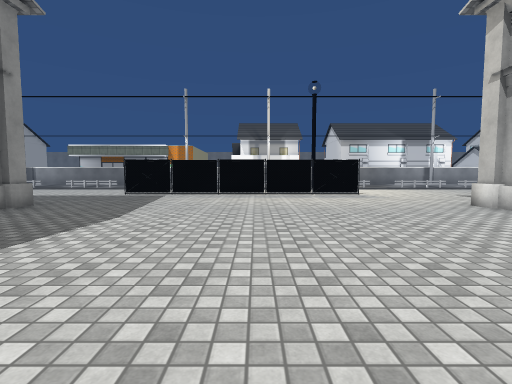
view 1 (above)

21 first-person views from a walk through a scene from a Unity 3-D project. The camera is 1.3 m above the floor, tilts 4° down and sees 85° across. The floor is counted in squares, 2 m on a side. Each view is taken from the middle of a square. On the plan, view 1 faces up. The plan holds only what a view shows up to about 9 squares ahead; the rest is blank. The place goes on beyond the plan. The player character is not drawn. Some surface patterns are stand-ins.

view 2
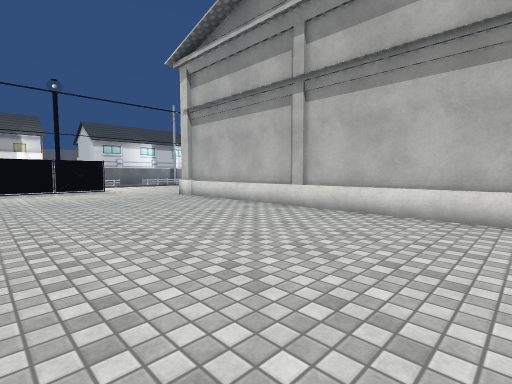

view 3
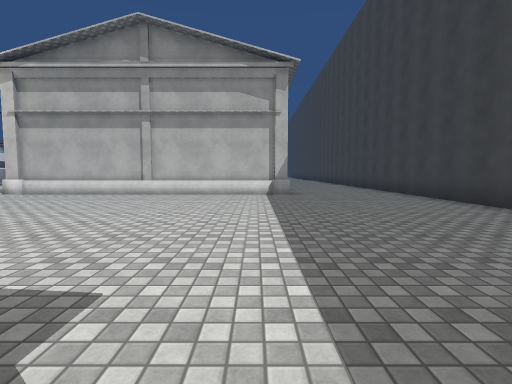

view 4
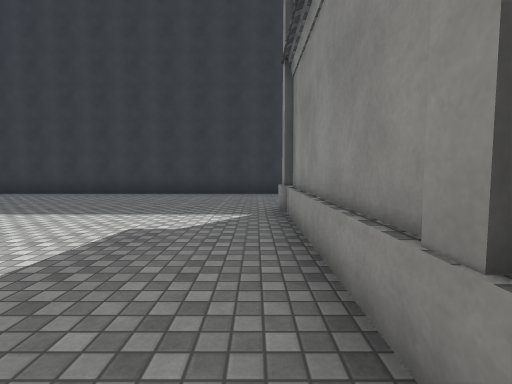

view 5
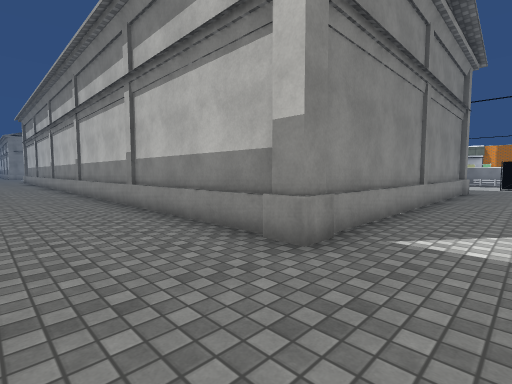

view 6
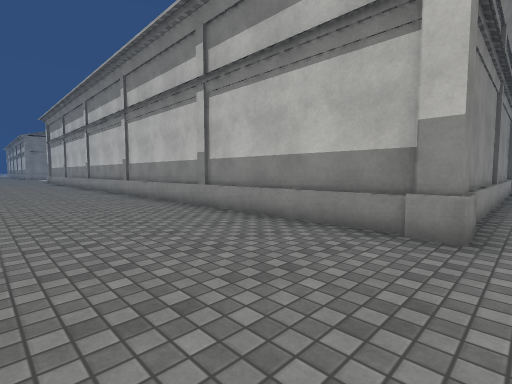

view 7
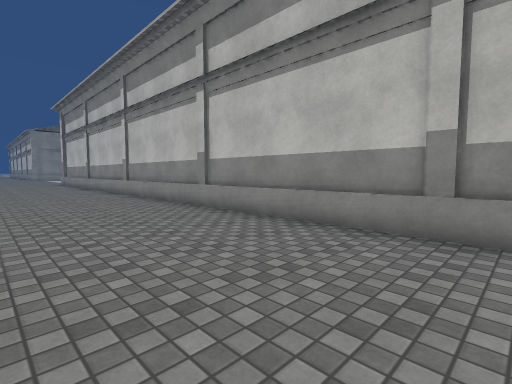

view 8
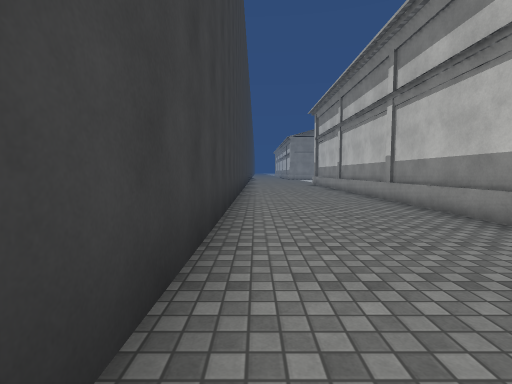

view 9
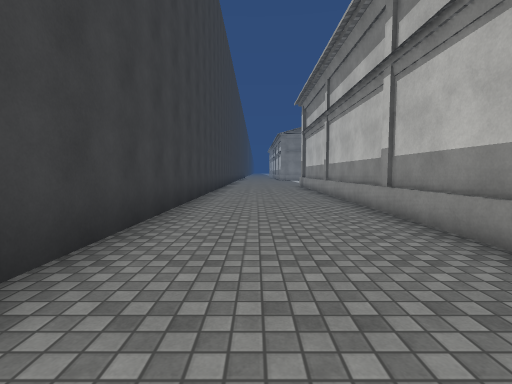

view 10
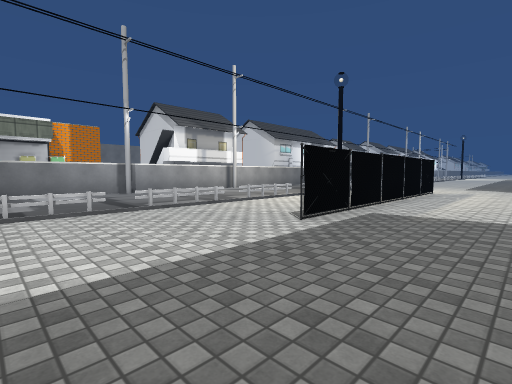

view 11
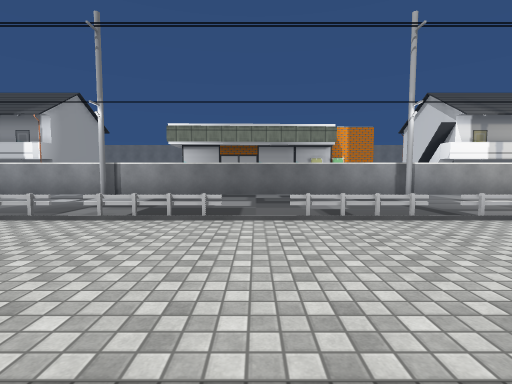

view 12
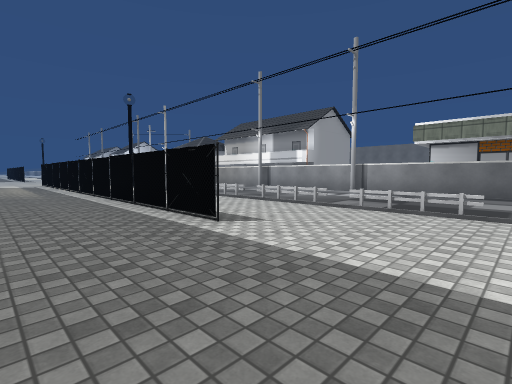

view 13
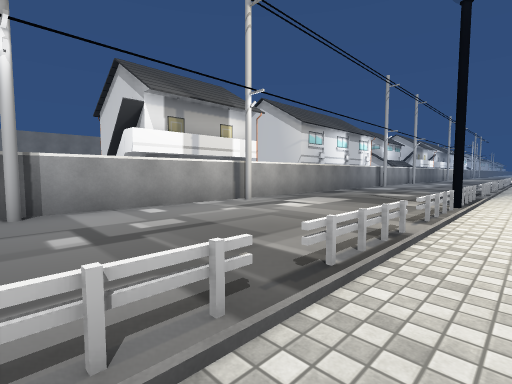

view 14
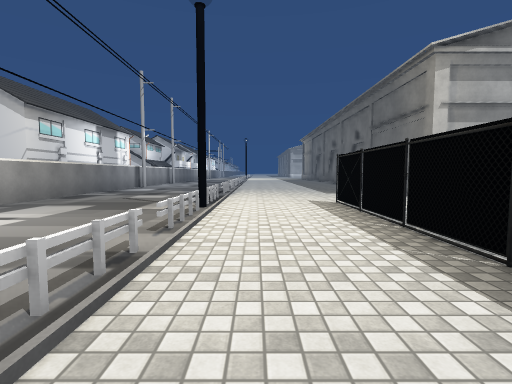

view 15
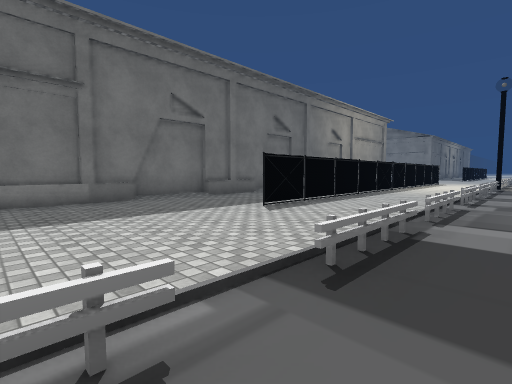

view 16
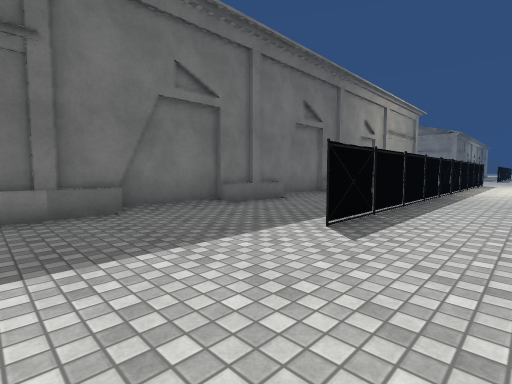

view 17
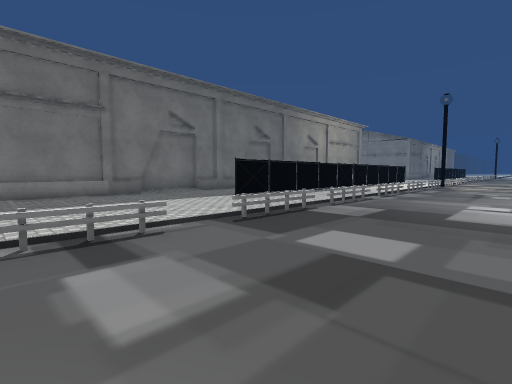

view 18
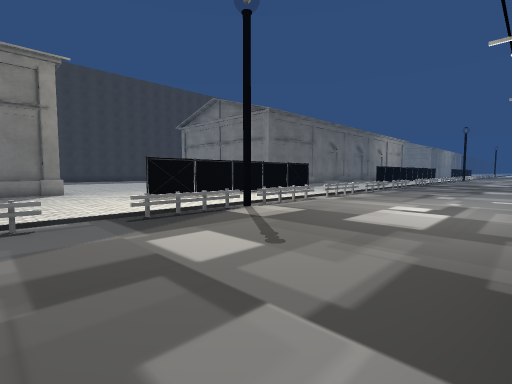

view 19
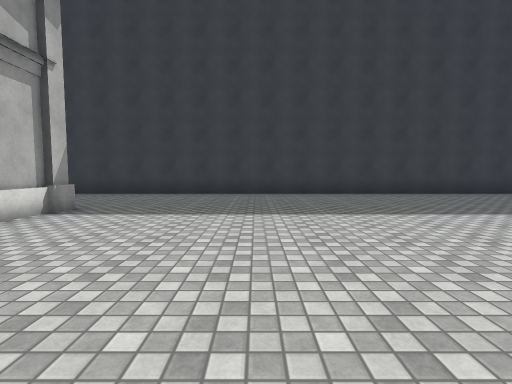

view 20
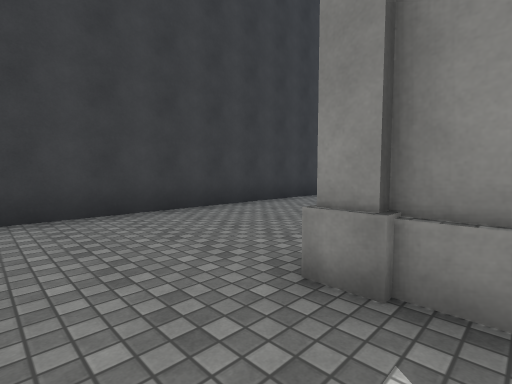

view 21
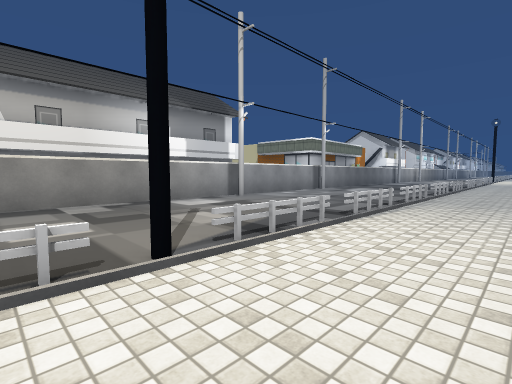

### Floor plan
Points are (right, up) in squares from view 1. A wall is a line through its corners. A room is listed if a view was taken in it or the views show most of it. See-through windows are left out.
Room 1 (views 1, 2, 3, 4, 5, 6, 7, 8, 9, 19, 20)
walls: (-4.5, -2.8) (-20.9, -2.8); (-4.5, 5.5) (-4.5, -3); (4.5, -3) (4.5, 5.4); (3.1, 8.2) (-3.9, 8.2); (-21, -6.5) (6.5, -6.5)
low walls: (-4.5, -3) (-5, -3); (4.3, -3) (4.3, -2.5); (4.3, 5) (4.3, 5.4)
ways out: opening at (-4, 6.5) to room 2; opening at (3, 6.3) to room 2
Room 2 (views 10, 11, 12, 13, 14, 15, 16, 17, 18, 21)
walls: (-10.9, 8.2) (-18.1, 8.2); (-9.9, 5.4) (-6.2, 5.4); (-11.8, 5.1) (-9.6, 5.1); (-1.1, 8.2) (3.1, 8.2); (-15.1, 8.2) (-11, 8.2); (-13.9, 5.4) (-11.6, 5.4); (-15.8, 5.1) (-13.8, 5.1); (-19, 8.2) (-16.6, 8.2); (4.3, 5.4) (5.8, 5.4); (6, 15.2) (-21.8, 15.2)
ways out: opening at (-4, 6.5) to room 1; opening at (3, 6.3) to room 1
objects: other object (-22, 11); other object (-20, 11) to (-19, 11); other object (-18, 11) to (-16, 11); other object (-15, 11) to (-14, 11); other object (-13, 11) to (-11, 11); other object (-10, 11) to (-9, 11); other object (-7, 11) to (-6, 11); other object (-5, 11) to (-3, 11); other object (-2, 11) to (-1, 11); other object (0, 11) to (2, 11); other object (3, 11) to (4, 11); other object (6, 11)

Where each view was taken, in squares from view 1:
view 1: 0 up, 0 right, facing up
view 2: 2 down, 0 right, facing up-right
view 3: 2 down, 4 left, facing right
view 4: 2 up, 4 left, facing down
view 5: 5 down, 3 left, facing up-left
view 6: 6 down, 4 left, facing up-left
view 7: 6 down, 8 left, facing up-left
view 8: 6 down, 10 left, facing left
view 9: 5 down, 12 left, facing left
view 10: 6 up, 7 left, facing up-right
view 11: 7 up, 8 left, facing up
view 12: 6 up, 8 left, facing up-left
view 13: 10 up, 4 left, facing up-right
view 14: 10 up, 3 left, facing right
view 15: 12 up, 7 left, facing down-left
view 16: 10 up, 8 left, facing down-left
view 17: 14 up, 6 left, facing down-left
view 18: 15 up, 6 right, facing down-left
view 19: 2 up, 1 right, facing down
view 20: 2 down, 3 left, facing down-left
view 21: 9 up, 22 left, facing up-right
